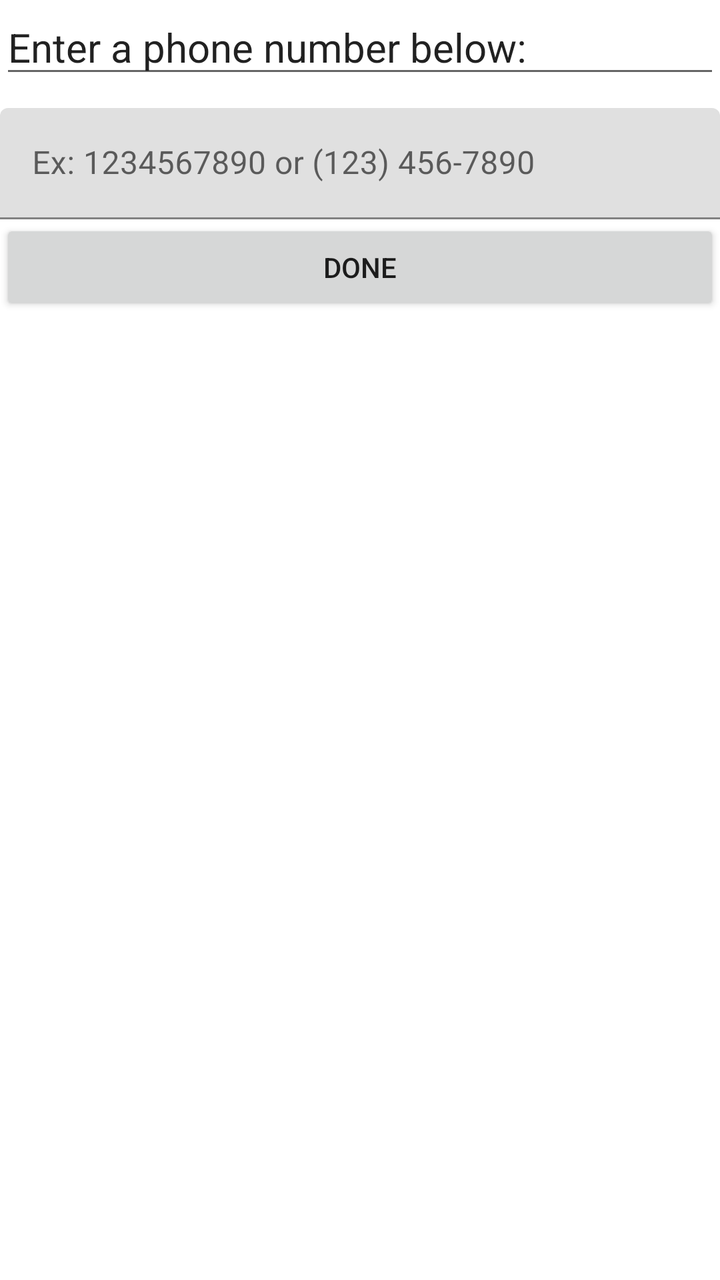
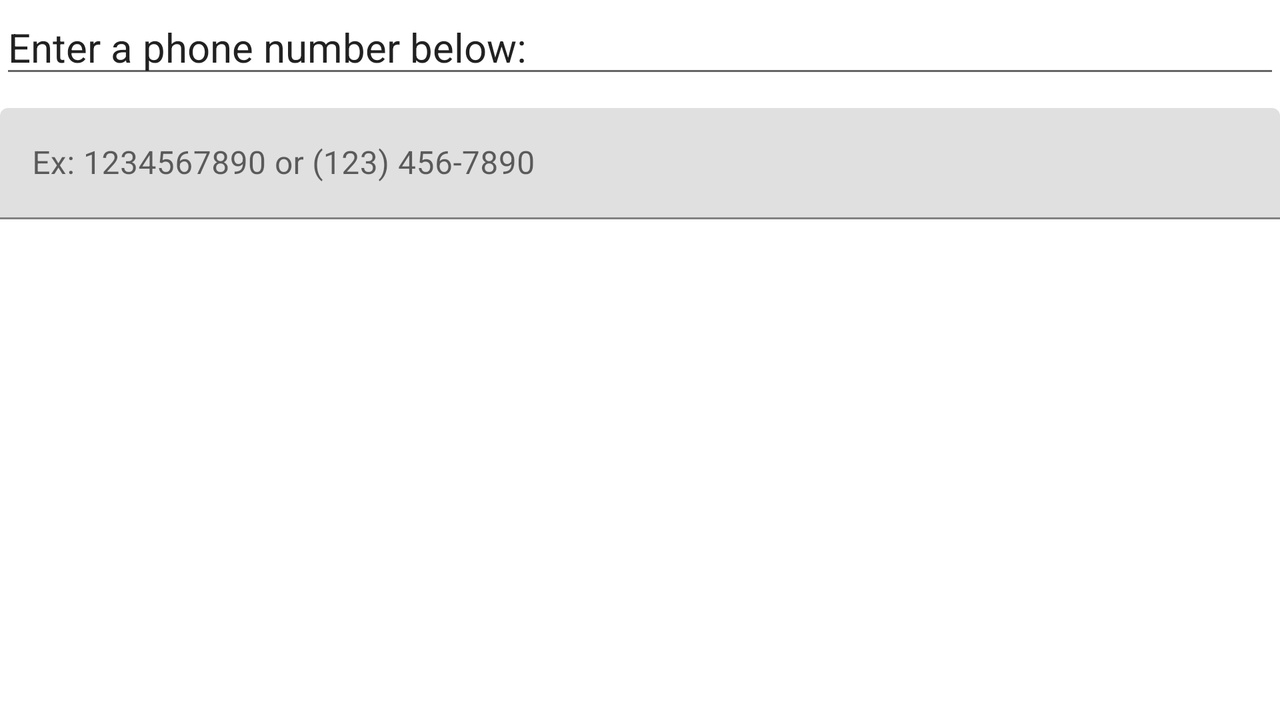

First picture: res/layout/ on a phone held upright. Second picture: the repository's own variant of that layout, on a device whose configuration matches the variant's folder. Source for both follows.
<!-- AndroidManifest.xml: application theme Theme.Project1 -->
<!-- res/layout/activity_phone_number.xml -->
<?xml version="1.0" encoding="utf-8"?>
<androidx.constraintlayout.widget.ConstraintLayout xmlns:android="http://schemas.android.com/apk/res/android"
    xmlns:app="http://schemas.android.com/apk/res-auto"
    xmlns:tools="http://schemas.android.com/tools"
    android:layout_width="match_parent"
    android:layout_height="match_parent"
    tools:context=".PhoneNumberActivity">

    <LinearLayout
        android:layout_width="match_parent"
        android:layout_height="match_parent"
        android:orientation="vertical">

        <EditText
            android:id="@+id/InstructionText"
            android:layout_width="match_parent"
            android:layout_height="wrap_content"
            android:editable="false"
            android:ems="10"
            android:text="Enter a phone number below:"
            android:textSize="20sp" />

        <com.google.android.material.textfield.TextInputLayout
            android:layout_width="match_parent"
            android:layout_height="match_parent">

            <Button
                android:id="@+id/button3"
                android:layout_width="match_parent"
                android:layout_height="wrap_content"
                android:text="Done" />

            <com.google.android.material.textfield.TextInputEditText
                android:id="@+id/editPhoneNumberText"
                android:layout_width="match_parent"
                android:layout_height="wrap_content"
                android:layout_marginTop="10sp"
                android:editable="true"
                android:hint="Ex: 1234567890 or (123) 456-7890"
                app:textInputLayoutFocusedRectEnabled="true" />

        </com.google.android.material.textfield.TextInputLayout>

    </LinearLayout>
</androidx.constraintlayout.widget.ConstraintLayout>
<!-- resources referenced by this layout -->
<resources>
  <style name="Theme.Project1" parent="Theme.MaterialComponents.DayNight.DarkActionBar">
          
          <item name="colorPrimary">@color/purple_500</item>
          <item name="colorPrimaryVariant">@color/purple_700</item>
          <item name="colorOnPrimary">@color/white</item>
          
          <item name="colorSecondary">@color/teal_200</item>
          <item name="colorSecondaryVariant">@color/teal_700</item>
          <item name="colorOnSecondary">@color/black</item>
          
          <item name="android:statusBarColor">?attr/colorPrimaryVariant</item>
          
      </style>
</resources>
<!-- res/layout-land/activity_phone_number.xml (the author's variant of the layout above) -->
<!-- drawn on the phone turned sideways -->
<?xml version="1.0" encoding="utf-8"?>
<androidx.constraintlayout.widget.ConstraintLayout xmlns:android="http://schemas.android.com/apk/res/android"
    xmlns:app="http://schemas.android.com/apk/res-auto"
    xmlns:tools="http://schemas.android.com/tools"
    android:layout_width="match_parent"
    android:layout_height="match_parent"
    tools:context=".PhoneNumberActivity">

    <LinearLayout
        android:layout_width="match_parent"
        android:layout_height="match_parent"
        android:orientation="vertical">

        <EditText
            android:id="@+id/InstructionText"
            android:layout_width="match_parent"
            android:layout_height="wrap_content"
            android:editable="false"
            android:ems="10"
            android:inputType="textPersonName"
            android:text="Enter a phone number below:"
            android:textSize="20sp" />

        <com.google.android.material.textfield.TextInputLayout
            android:layout_width="match_parent"
            android:layout_height="match_parent">

            <com.google.android.material.textfield.TextInputEditText
                android:id="@+id/editPhoneNumberText"
                android:layout_width="match_parent"
                android:layout_height="wrap_content"
                android:layout_marginTop="10sp"
                android:editable="true"
                android:hint="Ex: 1234567890 or (123) 456-7890"
                app:textInputLayoutFocusedRectEnabled="true" />
        </com.google.android.material.textfield.TextInputLayout>
    </LinearLayout>
</androidx.constraintlayout.widget.ConstraintLayout>
